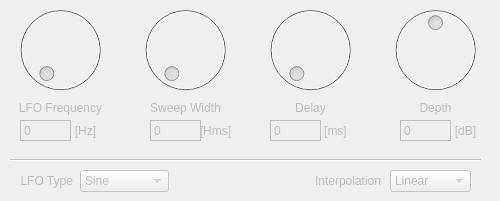
        <widget class="QWidget" name="tab_dl_voice_3">
         <property name="enabled">
          <bool>false</bool>
         </property>
         <attribute name="title">
          <string>Voice 3</string>
         </attribute>
         <widget class="QComboBox" name="comboBox_dl_lfo_type_3">
          <property name="geometry">
           <rect>
            <x>80</x>
            <y>170</y>
            <width>89</width>
            <height>22</height>
           </rect>
          </property>
          <item>
           <property name="text">
            <string>Sine</string>
           </property>
          </item>
          <item>
           <property name="text">
            <string>Triangular</string>
           </property>
          </item>
          <item>
           <property name="text">
            <string>Sawtooth</string>
           </property>
          </item>
          <item>
           <property name="text">
            <string>Square</string>
           </property>
          </item>
         </widget>
         <widget class="QLabel" name="label_dl_lfo_depth_3">
          <property name="geometry">
           <rect>
            <x>400</x>
            <y>120</y>
            <width>51</width>
            <height>21</height>
           </rect>
          </property>
          <property name="frameShape">
           <enum>QFrame::Box</enum>
          </property>
          <property name="frameShadow">
           <enum>QFrame::Plain</enum>
          </property>
          <property name="text">
           <string>0</string>
          </property>
         </widget>
         <widget class="QLabel" name="label_82">
          <property name="geometry">
           <rect>
            <x>12</x>
            <y>170</y>
            <width>61</width>
            <height>21</height>
           </rect>
          </property>
          <property name="text">
           <string>LFO Type</string>
          </property>
          <property name="alignment">
           <set>Qt::AlignRight|Qt::AlignTrailing|Qt::AlignVCenter</set>
          </property>
         </widget>
         <widget class="QDial" name="dial_dl_lfo_width_3">
          <property name="geometry">
           <rect>
            <x>130</x>
            <y>0</y>
            <width>111</width>
            <height>100</height>
           </rect>
          </property>
          <property name="minimum">
           <number>1</number>
          </property>
          <property name="maximum">
           <number>50</number>
          </property>
         </widget>
         <widget class="QDial" name="dial_dl_lfo_depth_3">
          <property name="geometry">
           <rect>
            <x>380</x>
            <y>0</y>
            <width>111</width>
            <height>100</height>
           </rect>
          </property>
          <property name="minimum">
           <number>-10</number>
          </property>
          <property name="maximum">
           <number>10</number>
          </property>
         </widget>
         <widget class="QLabel" name="label_83">
          <property name="geometry">
           <rect>
            <x>145</x>
            <y>100</y>
            <width>81</width>
            <height>16</height>
           </rect>
          </property>
          <property name="text">
           <string>Sweep Width</string>
          </property>
          <property name="alignment">
           <set>Qt::AlignCenter</set>
          </property>
         </widget>
         <widget class="QLabel" name="label_84">
          <property name="geometry">
           <rect>
            <x>320</x>
            <y>120</y>
            <width>31</width>
            <height>21</height>
           </rect>
          </property>
          <property name="text">
           <string>[ms]</string>
          </property>
          <property name="alignment">
           <set>Qt::AlignCenter</set>
          </property>
         </widget>
         <widget class="QLabel" name="label_dl_lfo_freq_3">
          <property name="geometry">
           <rect>
            <x>20</x>
            <y>120</y>
            <width>51</width>
            <height>21</height>
           </rect>
          </property>
          <property name="frameShape">
           <enum>QFrame::Box</enum>
          </property>
          <property name="frameShadow">
           <enum>QFrame::Plain</enum>
          </property>
          <property name="text">
           <string>0</string>
          </property>
         </widget>
         <widget class="Line" name="line_7">
          <property name="geometry">
           <rect>
            <x>10</x>
            <y>150</y>
            <width>471</width>
            <height>20</height>
           </rect>
          </property>
          <property name="orientation">
           <enum>Qt::Horizontal</enum>
          </property>
         </widget>
         <widget class="QDial" name="dial_dl_lfo_freq_3">
          <property name="geometry">
           <rect>
            <x>0</x>
            <y>0</y>
            <width>121</width>
            <height>100</height>
           </rect>
          </property>
          <property name="maximum">
           <number>100</number>
          </property>
         </widget>
         <widget class="QLabel" name="label_dl_lfo_delay_3">
          <property name="geometry">
           <rect>
            <x>270</x>
            <y>120</y>
            <width>51</width>
            <height>21</height>
           </rect>
          </property>
          <property name="frameShape">
           <enum>QFrame::Box</enum>
          </property>
          <property name="frameShadow">
           <enum>QFrame::Plain</enum>
          </property>
          <property name="text">
           <string>0</string>
          </property>
         </widget>
         <widget class="QLabel" name="label_dl_lfo_width_3">
          <property name="geometry">
           <rect>
            <x>150</x>
            <y>120</y>
            <width>51</width>
            <height>21</height>
           </rect>
          </property>
          <property name="frameShape">
           <enum>QFrame::Box</enum>
          </property>
          <property name="frameShadow">
           <enum>QFrame::Plain</enum>
          </property>
          <property name="text">
           <string>0</string>
          </property>
         </widget>
         <widget class="QDial" name="dial_dl_lfo_delay_3">
          <property name="geometry">
           <rect>
            <x>250</x>
            <y>0</y>
            <width>121</width>
            <height>100</height>
           </rect>
          </property>
          <property name="minimum">
           <number>1</number>
          </property>
          <property name="maximum">
           <number>50</number>
          </property>
         </widget>
         <widget class="QLabel" name="label_53">
          <property name="geometry">
           <rect>
            <x>410</x>
            <y>100</y>
            <width>51</width>
            <height>16</height>
           </rect>
          </property>
          <property name="text">
           <string>Depth</string>
          </property>
          <property name="alignment">
           <set>Qt::AlignCenter</set>
          </property>
         </widget>
         <widget class="QLabel" name="label_119">
          <property name="geometry">
           <rect>
            <x>440</x>
            <y>120</y>
            <width>51</width>
            <height>21</height>
           </rect>
          </property>
          <property name="text">
           <string>[dB]</string>
          </property>
          <property name="alignment">
           <set>Qt::AlignCenter</set>
          </property>
         </widget>
         <widget class="QLabel" name="label_85">
          <property name="geometry">
           <rect>
            <x>10</x>
            <y>100</y>
            <width>101</width>
            <height>16</height>
           </rect>
          </property>
          <property name="text">
           <string>LFO Frequency</string>
          </property>
          <property name="alignment">
           <set>Qt::AlignCenter</set>
          </property>
         </widget>
         <widget class="QLabel" name="label_86">
          <property name="geometry">
           <rect>
            <x>290</x>
            <y>100</y>
            <width>41</width>
            <height>16</height>
           </rect>
          </property>
          <property name="text">
           <string>Delay</string>
          </property>
          <property name="alignment">
           <set>Qt::AlignCenter</set>
          </property>
         </widget>
         <widget class="QComboBox" name="comboBox_dl_interpolation_3">
          <property name="enabled">
           <bool>false</bool>
          </property>
          <property name="geometry">
           <rect>
            <x>390</x>
            <y>170</y>
            <width>81</width>
            <height>22</height>
           </rect>
          </property>
          <item>
           <property name="text">
            <string>Linear</string>
           </property>
          </item>
          <item>
           <property name="text">
            <string>Cubic</string>
           </property>
          </item>
         </widget>
         <widget class="QLabel" name="label_87">
          <property name="geometry">
           <rect>
            <x>60</x>
            <y>120</y>
            <width>51</width>
            <height>21</height>
           </rect>
          </property>
          <property name="text">
           <string>[Hz]</string>
          </property>
          <property name="alignment">
           <set>Qt::AlignCenter</set>
          </property>
         </widget>
         <widget class="QLabel" name="label_88">
          <property name="enabled">
           <bool>false</bool>
          </property>
          <property name="geometry">
           <rect>
            <x>310</x>
            <y>170</y>
            <width>71</width>
            <height>21</height>
           </rect>
          </property>
          <property name="text">
           <string>Interpolation</string>
          </property>
          <property name="alignment">
           <set>Qt::AlignRight|Qt::AlignTrailing|Qt::AlignVCenter</set>
          </property>
         </widget>
         <widget class="QLabel" name="label_89">
          <property name="geometry">
           <rect>
            <x>200</x>
            <y>120</y>
            <width>31</width>
            <height>21</height>
           </rect>
          </property>
          <property name="text">
           <string>[Hms]</string>
          </property>
          <property name="alignment">
           <set>Qt::AlignCenter</set>
          </property>
         </widget>
        </widget>
